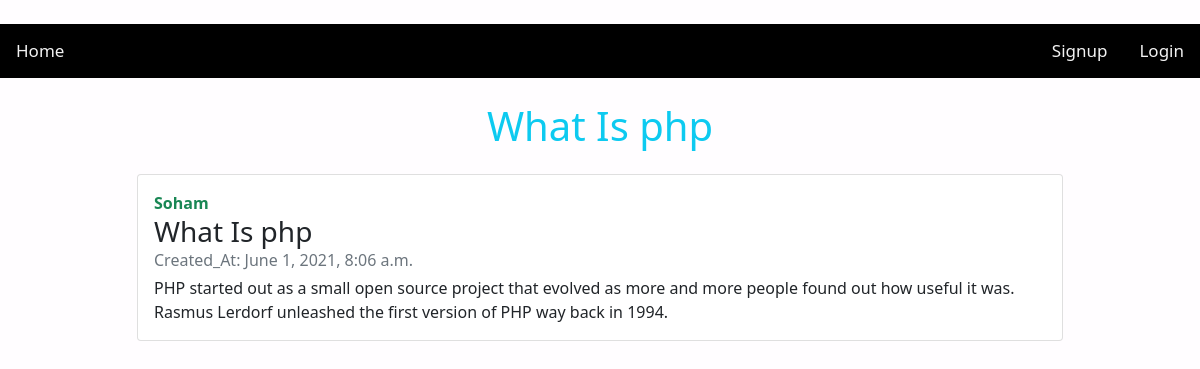
The page /blog_detail/9 on the database its author committed.
### app/models.py (models this page shows, shortened)
class Blog(models.Model):
    user = models.ForeignKey(User,on_delete=models.CASCADE)
    title = models.CharField(max_length=300)
    description = models.TextField(max_length=5000)
    creat_at = models.DateTimeField(auto_now_add=True)
    updated_at = models.DateTimeField(auto_now=True)

### app/views.py (the view)
# urls.py: path('blog_detail/<str:id>',blog_detail,name='blog_detail'),
def blog_detail(request,id):
    blog = Blog.objects.get(id=id)
    context = {'blog':blog}
    return render(request,'blog_detail.html',context)

### app/templates/blog_detail.html (shortened to what this page needs)
<!doctype html>
<html lang="en">
  <head>
    <link href="https://cdn.jsdelivr.net/npm/bootstrap@5.0.1/dist/css/bootstrap.min.css" rel="stylesheet">
    <link rel="stylesheet" href="https://cdnjs.cloudflare.com/ajax/libs/font-awesome/4.7.0/css/font-awesome.min.css">
  </head>
      </head>
      <div class="topnav my-4">
        <a class="" href="/">Home</a>
        {% if user.is_authenticated %}
        <a href="/profile" class="text-ligth" style="float: right;">Hello {{user.first_name}}</a>
        <a href="/logout" style="float:right">Logout</a>
        <a href="/blog_post">AddPost</a>
        <a href="/product">Product</a>
        <a href="/add_product">Add Product</a>
        {% if user.id == blog.user_id %}
        <a href="/delete/{{blog.id}}" class=" btn btn-danger" style="float:right">Delete</a>
        <a href="/edit/{{blog.id}}" style="float:right" class=" btn btn-warning mx-3">Edit</a>
        {% endif %}
        {% else %}
        <a href="/login" style="float:right">Login</a>
        <a href="/signup" style="float:right">Signup</a>
        {% endif %}
      </div>
    <body>
<h1 class="text-center text-info">{{blog.title}}</h1>
<div class="container">
<div class="row my-4 ">
    <div class="col-sm-10 mx-auto">
      <div class="card mb-3">
        <div class="card-body">
          <strong class="d-inline-block text-success">{{blog.user}}</strong>
          <h3 class="mb-0">{{blog.title}}</h3>
          <div class="mb-1 text-muted"> Created_At: {{blog.creat_at}}</div>
          <p class="mb-auto">{{blog.description}}</p>
        </div>
      </div>
    </div>
</div>
</div>
  </body>
</html>

### app/templates/blog_detail.html (style rules this page uses)
body { background:rgb(255, 253, 255); }
.topnav { overflow: hidden; background-color: rgb(0, 0, 0); }
.topnav a { float: left; color: #f2f2f2; text-align: center; padding: 14px 16px; text-decoration: none; font-size: 17px; }

### rows shown on the page
Blog: title "What Is php", user "Soham", creat_at "June 1, 2021, 8:06 a.m.", description "PHP started out as a small open source project that evolved as more and more people found out how useful it was. Rasmus Lerdorf unleashed the first version of PHP way back in 1994."
